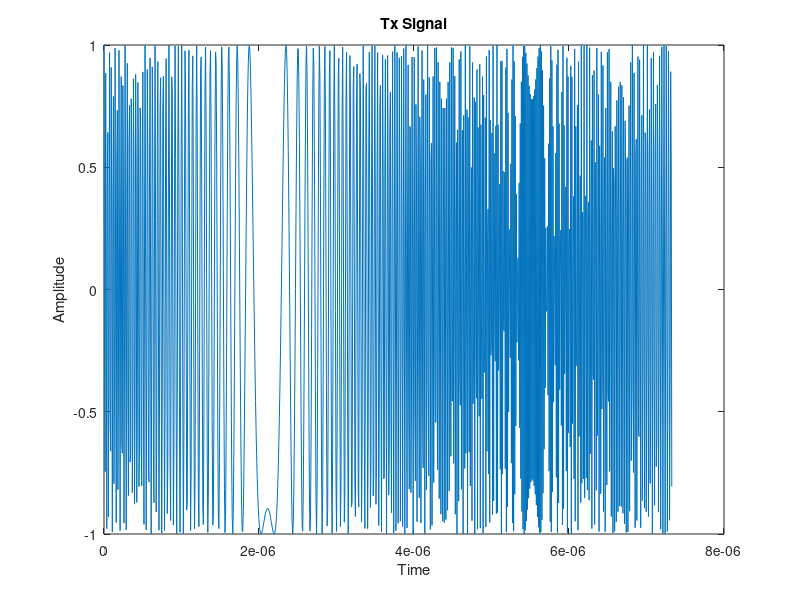
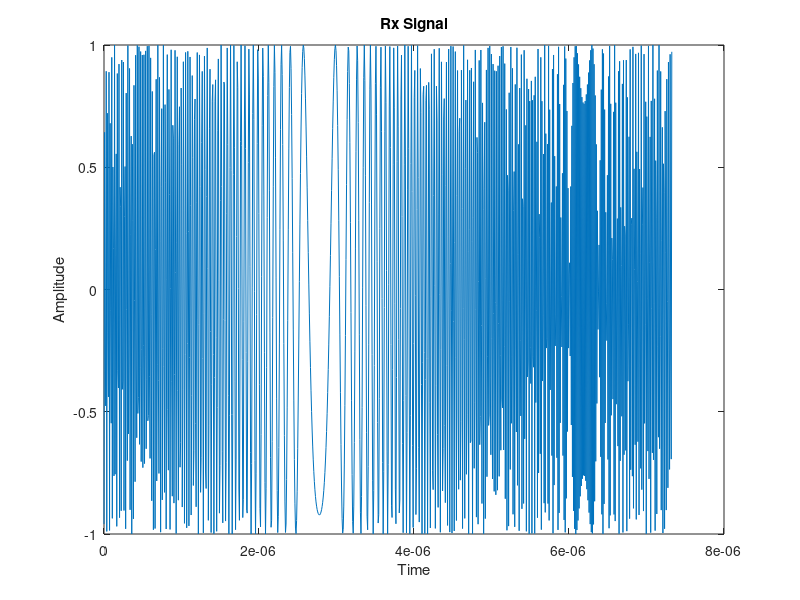
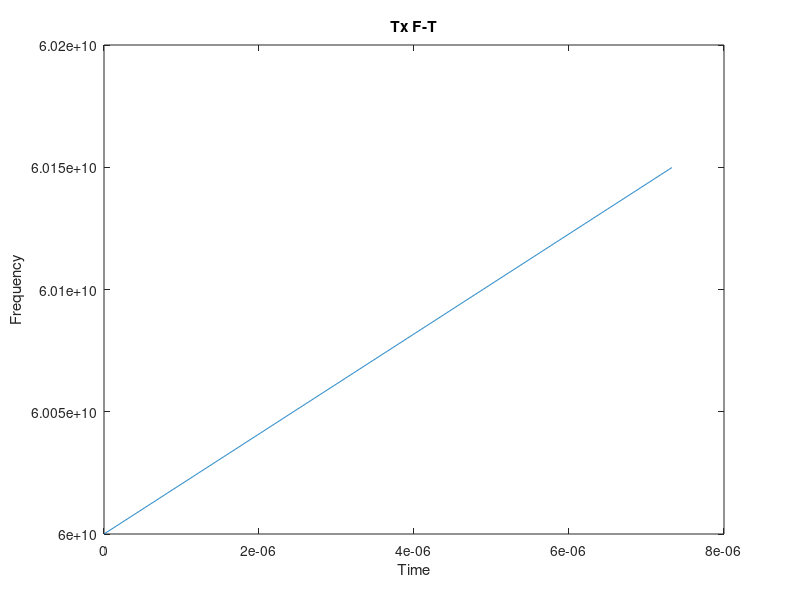
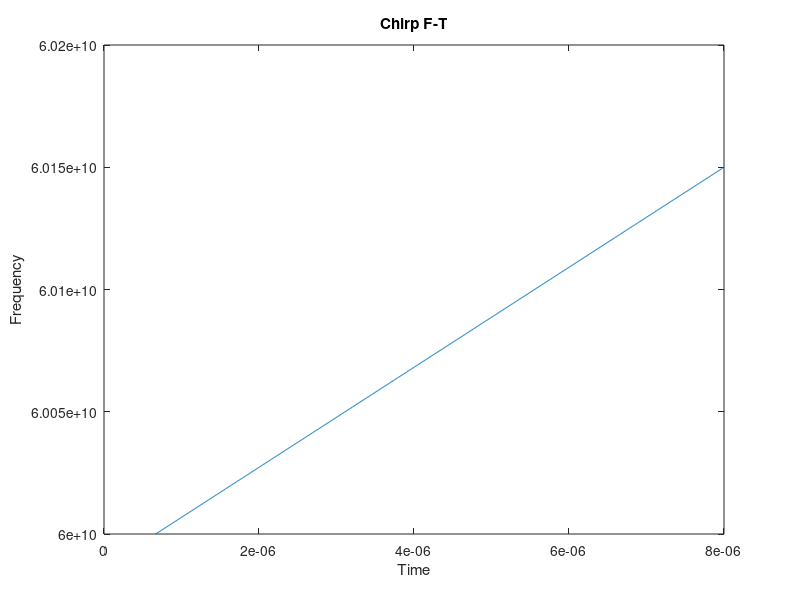

These figures' MATLAB source, in order: (Note: this script raises an error after producing the figures.)
% Reconstructed from Appendix Z, pp. 73-75, AIUB capstone, June 2024.
% Original research team code. Formatting normalized; algorithm retained.
maxR = 200; rangeRes = 1; maxV = 70;
fc = 60e9; c = 3e8; r0 = 100; v0 = 70;
B = c/(2*rangeRes);
Tchirp = 5.5*2*maxR/c;
endle_time = 6.3e-6;
slope = B/Tchirp;
f_IFmax = (slope*2*maxR)/c;
f_IF = (slope*2*r0)/c;
Nd = 128; Nr = 1024;
vres = (c/fc)/(2*Nd*(Tchirp+endle_time));
Fs = Nr/Tchirp;
t = linspace(0, Nd*Tchirp, Nr*Nd);
angle_freq = fc*t + (slope*t.^2)/2;
freq = fc + slope*t;
Tx = cos(2*pi*angle_freq);
r0 = r0 + v0*t;
td = 2*r0/c;
freqRx = fc + slope*t;
Rx = cos(2*pi*(fc*(t-td) + (slope*(t-td).*(t-td))/2));
IF_angle_freq = fc*t + (slope*t.^2)/2 - ((fc*(t-td) + (slope*(t-td).*(t-td))/2));
freqIF = slope*td;
IFx = cos(-(2*pi*(fc*(t-td) + (slope*(t-td).*(t-td))/2)) + (2*pi*angle_freq));
doppler = 10*log10(abs(fft(IFx(1:1024))));
frequency = fftshift((-Nr/2:Nr/2-1)*(Fs/Nr));
range = frequency*c/(2*slope);
figure; plot(t(1:1024), Tx(1:1024)); xlabel('Time'); ylabel('Amplitude'); title('Tx Signal');
figure; plot(t(1:1024), Rx(1:1024)); xlabel('Time'); ylabel('Amplitude'); title('Rx Signal');
figure; plot(t(1:1024), freq(1:1024)); xlabel('Time'); ylabel('Frequency'); title('Tx F-T');
figure; plot(t(1:1024)+td(1:1024), freqRx(1:1024)); xlabel('Time'); ylabel('Frequency'); title('Chirp F-T');
figure; plot(t(1:1024), IFx(1:1024)); xlabel('Time'); ylabel('Amplitude'); title('IFx Signal');
figure; plot(range(1:512), doppler(Nr/2:Nr/2+511)); xlabel('Frequency->Distance'); ylabel('Amplitude'); title('IF Signal FFT');
figure; spectrogram(IFx,1024,[],[],Fs,'yaxis'); xlabel('Time'); ylabel('Frequency'); title('Spectrogram');
